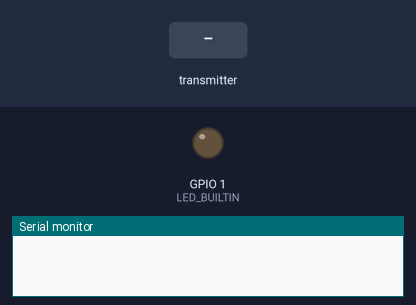
This sketch was run on a simulated ESP8266 (NodeMCU). On the bench: output pins drawn as LEDs (lit = HIGH), the last lines printed to the serial monitor. Dashed ring = blinking. Inputs (shaded band) come from the test bench.

Above: at 1.2 s.
1.3 s: the transmitter starts sending datapointID = 0
At 2.4 s:
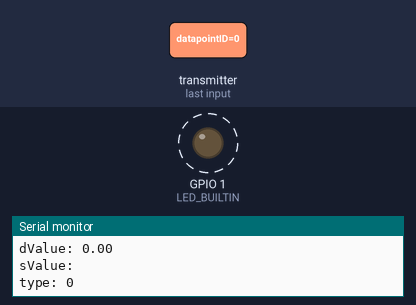
Timing chart, 0 to 8.8 s (numbered marks = the images above; inputs shaded):
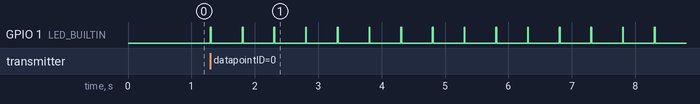

Measured:
- after the input at 1.3 s, GPIO 1 (LED_BUILTIN): alternates HIGH for 0.01 s and LOW for 0.49 s, starting at once

The sketch:

ESP-Receiver.ino
```cpp
#include <ESP8266WiFi.h>
#include <espnow.h>
#include "ComStruct.h"
#include <SoftwareSerial.h>

#define LED_BUILTIN 1
SoftwareSerial UART(12,13); //RX,TX

//Supply voltage to analog pin
ADC_MODE(ADC_VCC);

/**
* handler function for received data
*/
void OnDataRecv(uint8_t * mac, uint8_t *incomingData, uint8_t len) {
  digitalWrite(LED_BUILTIN, HIGH);
  comStruct rcvdData;
  memcpy(&rcvdData, incomingData, sizeof(rcvdData));

  //write data to UART
  UART.write((byte*)&rcvdData, sizeof(rcvdData));

  //print data on Serial Console
  Serial.print("\n---------------------\nESPNow data: ");
  Serial.print("\nid: ");
  Serial.print(rcvdData.id);
  Serial.print("\nkey: ");
  Serial.print(rcvdData.key);
  Serial.print("\nsensorType: ");
  Serial.print(rcvdData.sensorType);
  Serial.print("\ndValue: ");
  Serial.print(rcvdData.dValue);
  Serial.print("\nsValue: ");
  Serial.print(rcvdData.sValue);
  Serial.print("\ntype: ");
  Serial.print(rcvdData.type);

  digitalWrite(LED_BUILTIN, LOW);
}

void setup() {
   pinMode(LED_BUILTIN, OUTPUT);
   digitalWrite(LED_BUILTIN, LOW);

  Serial.begin(115200);
  UART.begin(115200);

  WiFi.mode(WIFI_STA);
  if(esp_now_init() != 0){
    Serial.println("Error initializing ESP-NOW");
    exit(1);
  }
  esp_now_set_self_role(ESP_NOW_ROLE_SLAVE);
  esp_now_register_recv_cb(OnDataRecv);

}

void loop() {
  // put your main code here, to run repeatedly:

}
```

ComStruct.h
```cpp
#ifndef COMSTRUCT_H_
#define COMSTRUCT_H_
/**
* Type definition for esp-now communication (use in sender and receiver)
*/
typedef struct{
  int datapointID; //group values to one datapoint
  char id[50]; //sensor id
  char key[20]; //val key (e.g. temperature, pressure)
  char sensorType[50]; //which type of sensor
  double dValue; //value in format double
  char sValue[50]; //value in format string
  bool type = 0; //0 => double; 1 => string
} comStruct;

#endif
```
